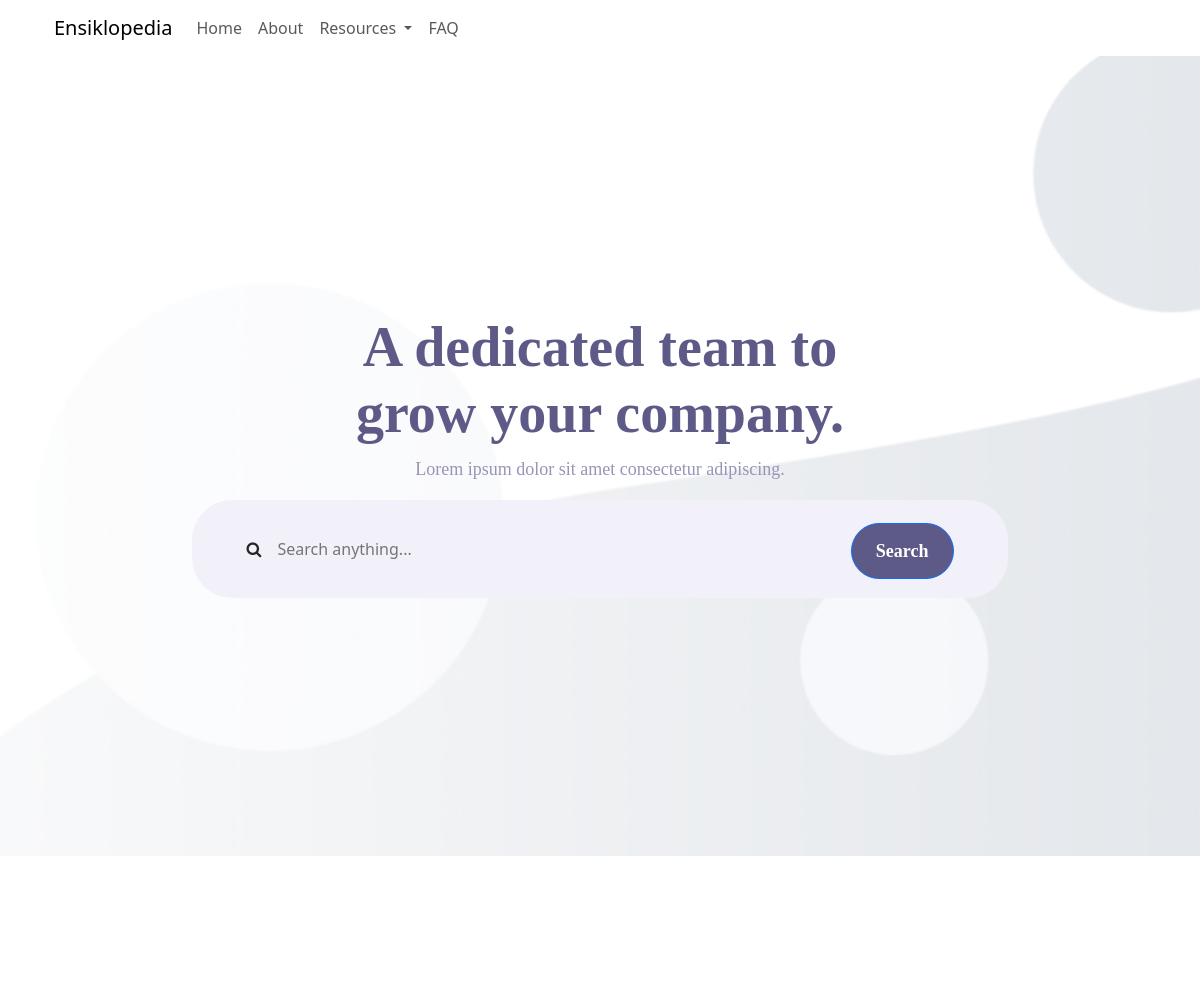
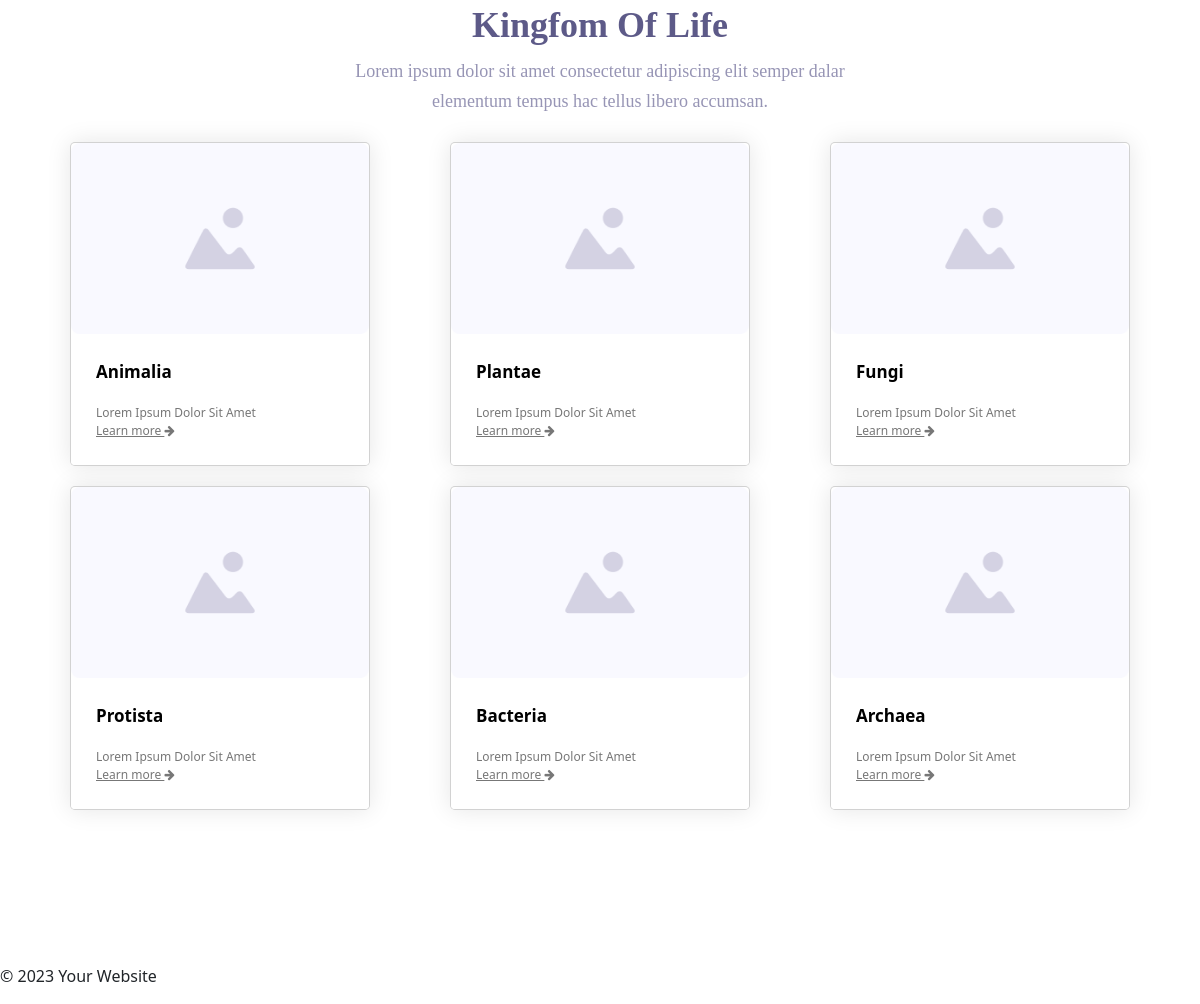
The page / on the database its author committed (2 pictures, top to bottom).
### tables this page shows
CREATE TABLE Kingdom
(
  ID_Kingdom VARCHAR(8) NOT NULL,
  Nama_Kingdom VARCHAR(25) NOT NULL,
  Deskripsi_Kingdom VARCHAR(200) NOT NULL,
  Gambar VARCHAR (50),
  PRIMARY KEY (ID_Kingdom)
);

### index.php (the view, shortened to what this page needs)
<?php
include 'connection.php';
?>
<!DOCTYPE html>
<html lang="en">
<head>
    <link rel="stylesheet" href="css/Style.css">
    <link rel="stylesheet" href="https://cdnjs.cloudflare.com/ajax/libs/aos/2.3.4/aos.css" />
    <link rel="stylesheet" href="https://stackpath.bootstrapcdn.com/font-awesome/4.7.0/css/font-awesome.min.css">
    <link href="https://cdn.jsdelivr.net/npm/bootstrap@5.3.2/dist/css/bootstrap.min.css" rel="stylesheet">
</head>
<body>
    <div class="container">
        <nav class="navbar navbar-expand-lg">
            <div class="container">
                <a class="navbar-brand">Ensiklopedia</a>
                <div class="collapse navbar-collapse" id="ftco-nav">
                    <ul class="navbar-nav ml-auto mr-md-3">
                        <li class="nav-item active"><a href="#" class="nav-link">Home</a></li>
                        <li class="nav-item"><a href="#" class="nav-link">About</a></li>
                        <li class="nav-item dropdown">
                        <a class="nav-link dropdown-toggle" href="#" id="resourcesDropdown" role="button" data-bs-toggle="dropdown" aria-expanded="false">
                            Resources
                        </a>
                    </li>
                    <li class="nav-item"><a href="#" class="nav-link">FAQ</a></li>
                    </ul>
                </div>
            </div>
        </nav>
    </div>
    <section id="cover" class="d-flex align-items-center">
        <div class="container" data-aos="fade-up">
            <div class="row justify-content-center"  data-aos="fade-up" data-aos-delay="150">
                <div class="col-xl-6 col-lg-8">
                    <h1>A dedicated team to grow your company<span>.</span></h1>
                    <p>Lorem ipsum dolor sit amet consectetur adipiscing.</p>
                </div>
            </div>
            <div class="row justify-content-center" data-aos="fade-up" data-aos-delay="150">
                <div class="search">
                    <div class="search-form">
                        <form action="" method="post">
                            <i class="fa fa-search"></i>
                            <input type="text" name="search" placeholder="Search anything...">
                            <button class="btn btn-primary">Search</button>
                        </form>
                    </div>
                </div>
            </div>
        </div>
    </section>
    <section id="kingdom" class="d-flex">
        <div class="container">
            <div class="row justify-content-center"  data-aos="fade-up" data-aos-delay="150">
                <div class="col-xl-6 col-lg-8">
                    <h2>Kingfom Of Life<span></span></h2>
                    <p>Lorem ipsum dolor sit amet consectetur adipiscing elit semper dalar elementum tempus hac tellus libero accumsan. </p>
                </div>
            </div>
            <div class="row justify-content-center" id="cards">
                <?php
                $sql = "SELECT * FROM Kingdom";
                $result = $conn->query($sql);
                if ($result->num_rows > 0) {
                    while ($row = $result->fetch_assoc()) {
                        echo '<div class="col-lg-4 col-md-6">';
                        echo '    <div class="card">';
                        echo '        <img src="img/Placeholder/Card-Placeholder.png">';
                        echo '        <div class="card-content">';
                        echo '            <div class="card-name">';
                        echo '                ' . $row['Nama_Kingdom'];
                        echo '            </div>';
                        echo '            <div class="card-description">';
                        echo '                ' . $row['Deskripsi_Kingdom'];
                        echo '                <a href="#" id=""><br>Learn more <i class="fa fa-arrow-right" aria-hidden="true"></i> </a>';
                        echo '            </div>';
                        echo '        </div>';
                        echo '    </div>';
                        echo '</div>';
                    }
                } else {
                    echo "No kingdoms found.";
                }
                ?>
            </div>
        </div>
    </section>
    <footer>
        <p>&copy; <?php echo date("Y"); ?> Your Website</p>
    </footer>
</body>
</html>

### css/Style.css (style rules this page uses)
body { font-family: "DM Sans"; color: #444444; }
section { padding: 9rem 0; overflow: hidden; }
.navbar { padding: 0; }
#cover { width: 100%; height: 100vh; background: url("../img/Placeholder/picture.png") top center; background-size: cover; position: relative; }
#cover h1 { color: var(--neutral-colors-headings-black, #5D5A88); text-align: center; font-feature-settings: 'clig' off, 'liga' off; font-family: DM Sans; font-size: 56px; font-style: normal; font-weight: 700; line-height: 66px; }
#cover p { color: var(--neutral-colors-text-gray, #9795B5); text-align: center; font-feature-settings: 'clig' off, 'liga' off; font-family: DM Sans; font-size: 18px; font-style: normal; font-weight: 400; line-height: 30px; }
#cover .search { max-width: 70vw; text-align: center; display: flex; justify-content: center; }
#cover .search .search-form { width: 100%; height: 12.277vh; border-radius: 2.5rem; background: var(--neutral-colors-color-400, #F2F1FA); }
#cover .search .search-form .fa-search { position: relative; margin-right: 10px; }
#cover .search .search-form input[type=text] { width: 70%; height: 12.277vh; border:none; background-color: transparent; }
#cover .search .search-form button { padding: 1.125rem 1.5rem; gap: 0.625rem; border-radius: 1.875rem; background: var(--neutral-colors-headings-black, #5D5A88); color: var(--neutral-colors-white, #FFF); text-align: right; font-feature-settings: 'clig' off, 'liga' off; font-family: DM Sans; font-size: 1.125rem; font-style: normal; font-weight: 700; line-height: 1.125rem; }
#kingdom h2 { color: var(--neutral-colors-headings-black, #5D5A88); text-align: center; font-feature-settings: 'clig' off, 'liga' off; font-family: DM Sans; font-size: 2.25rem; font-style: normal; font-weight: 700; line-height: 2.875rem; }
#kingdom p { color: var(--neutral-colors-text-gray, #9795B5); text-align: center; font-feature-settings: 'clig' off, 'liga' off; font-family: DM Sans; font-size: 18px; font-style: normal; font-weight: 400; line-height: 30px; }
#kingdom .card { max-width: 300px; background-color: #FFF; border-radius: 5px; box-shadow: 0px 0px 25px rgba(0, 0, 0, 0.1); overflow: hidden; position: relative; margin: 10px auto; cursor: pointer; }
#kingdom .card img { transition: all 0.25s linear; }
#kingdom .card .card-content { position: relative; padding: 15px; background-color: #FFF; }
#kingdom .card .card-name { font-weight: bold; left: 0px; right: 0px; color: #000; font-size: 17px; padding: 10px; }
#kingdom .card .card-description { color: #777; font-size: 12px; padding: 10px; }
#kingdom .card .card-description a { color: #777; font-size: 12px; padding: 10px; }

### rows shown on the page
kingdom: Nama_Kingdom "Animalia", Deskripsi_Kingdom "Lorem Ipsum Dolor Sit Amet"
kingdom: Nama_Kingdom "Plantae", Deskripsi_Kingdom "Lorem Ipsum Dolor Sit Amet"
kingdom: Nama_Kingdom "Fungi", Deskripsi_Kingdom "Lorem Ipsum Dolor Sit Amet"
kingdom: Nama_Kingdom "Protista", Deskripsi_Kingdom "Lorem Ipsum Dolor Sit Amet"
kingdom: Nama_Kingdom "Bacteria", Deskripsi_Kingdom "Lorem Ipsum Dolor Sit Amet"
kingdom: Nama_Kingdom "Archaea", Deskripsi_Kingdom "Lorem Ipsum Dolor Sit Amet"
